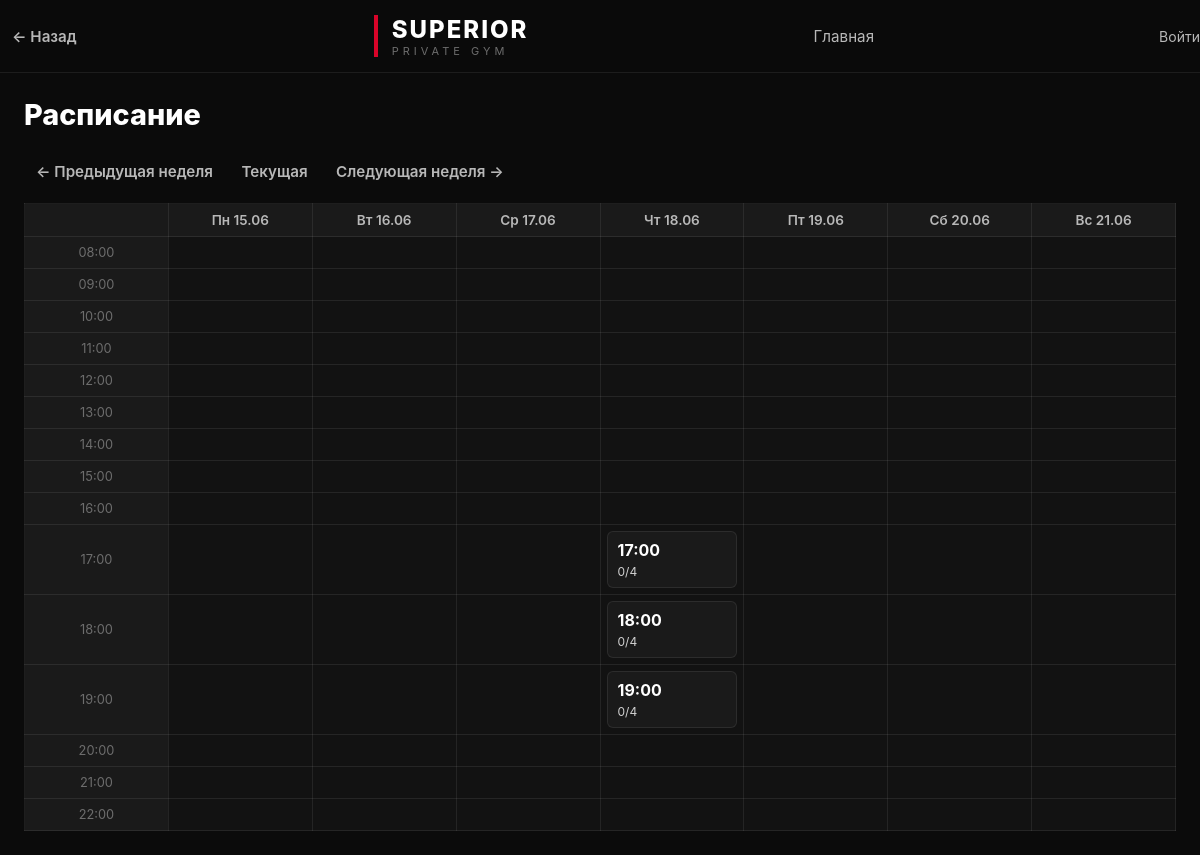
The app's page /schedule with its own data.
### app/models.py (models this page shows)
class Slot(Base):
    __tablename__ = "slots"
    id = Column(Integer, primary_key=True)
    start_time = Column(DateTime)
    capacity = Column(Integer, default=4)

### app/routes/schedule.py (the view)
@router.get("/schedule")
def schedule(
    request: Request, db: Session = Depends(get_db),
    week_offset: int = 0, user: dict = Depends(get_current_user),
):
    slots = db.query(Slot).order_by(Slot.start_time).all()
    now = tz_now()
    base_week_start = (now - timedelta(days=now.weekday())).replace(
        hour=0, minute=0, second=0, microsecond=0
    )
    week_start = base_week_start + timedelta(days=7 * week_offset)
    days = [week_start + timedelta(days=i) for i in range(7)]
    hours = list(range(8, 23))
    default_time = tz_now().strftime("%Y-%m-%dT%H:%M")
    default_end_time = (tz_now() + timedelta(hours=1)).strftime("%Y-%m-%dT%H:%M")
    grid = {(d_idx, h): None for d_idx in range(7) for h in hours}
    for slot in slots:
        if not slot.start_time:
            continue
        slot_dt = slot.start_time
        delta = slot_dt.date() - week_start.date()
        if delta.days < 0 or delta.days >= 7:
            continue
        day_index = delta.days
        hour = slot_dt.hour
        if hour in hours:
            bookings = db.query(Booking).filter(Booking.slot_id == slot.id).all()
            clients_in_slot = [db.get(Client, b.client_id) for b in bookings]
            grid[(day_index, hour)] = {
                'slot': slot,
                'booked': len(clients_in_slot),
                'clients': clients_in_slot,
            }
    return templates.TemplateResponse(
        request=request, name="schedule.html",
        context={
            "days": days, "hours": hours, "grid": grid,
            "default_time": default_time,
            "default_end_time": default_end_time,
            "week_offset": week_offset, "user": user,
        },
    )

### templates/schedule.html (shortened to what this page needs)
{% extends "base.html" %}
{% block content %}
<div class="page__title">
    <h1>Расписание</h1>
</div>
{% set flash = request.query_params.get('flash') %}
<div class="page__controls">
    <div class="week-nav">
        <a class="btn btn--ghost" href="/schedule?week_offset={{ week_offset - 1 }}">← Предыдущая неделя</a>
        <a class="btn btn--ghost" href="/schedule?week_offset=0">Текущая</a>
        <a class="btn btn--ghost" href="/schedule?week_offset={{ week_offset + 1 }}">Следующая неделя →</a>
    </div>
</div>
<div class="calendar">
    <table class="calendar__table">
        <thead>
            <tr>
                <th class="calendar__header-cell"></th>
                {% set ru_days = ['Пн','Вт','Ср','Чт','Пт','Сб','Вс'] %}
                {% for day in days %}
                <th class="calendar__header-cell">{{ ru_days[loop.index0] }} {{ day.strftime('%d.%m') }}</th>
                {% endfor %}
            </tr>
        </thead>
        <tbody>
            {% for hour in hours %}
            <tr>
                <td class="calendar__time">{{ '%02d:00' % hour }}</td>
                {% for d_idx in range(0,7) %}
                <td class="calendar__cell">
                    {% set cell = grid.get((d_idx, hour)) %}
                    {% if cell %}
                    {%- set color_class = '' -%}
                    {%- if cell.slot.capacity == 1 -%}
                        {%- set color_class = 'calendar__slot--red' -%}
                    {%- elif cell.slot.capacity == 2 -%}
                        {%- set color_class = 'calendar__slot--yellow' -%}
                    {%- else -%}
                        {%- if cell.booked >= cell.slot.capacity -%}
                            {%- set color_class = 'calendar__slot--green' -%}
                        {%- else -%}
                            {%- set color_class = 'calendar__slot--gray' -%}
                        {%- endif -%}
                    {%- endif -%}
                    <a class="calendar__slot {{ color_class }}" href="/slot/{{ cell.slot.id }}?week_offset={{ week_offset }}">
                        <div class="calendar__slot-time">{{ cell.slot.start_time.strftime('%H:%M') }}</div>
                        <div class="calendar__slot-capacity">{{ cell.booked }}/{{ cell.slot.capacity }}</div>
                    </a>
                    {% endif %}
                </td>
                {% endfor %}
            </tr>
            {% endfor %}
        </tbody>
    </table>
</div>
{% endblock %}

### templates/base.html (shortened to what this page needs)
<!DOCTYPE html>
<html lang="ru">
<head>
    <link rel="stylesheet"
          href="/static/style.css">
</head>
<body>
<header class="header">
    <div class="header__inner">
        <div class="header__back">
            <button class="btn btn--ghost" onclick="history.back()">← Назад</button>
        </div>
        <a class="header__logo" href="/">
            <span class="header__accent-line"></span>
            <div>
                <div class="header__brand">SUPERIOR</div>
                <div class="header__subtitle">PRIVATE GYM</div>
            </div>
        </a>
        <nav class="header__nav">
            <a href="/" class="header__nav-link">Главная</a>
            {% set _user = request.session.get('user') %}
        </nav>
        <div class="header__user">
            {% if _user %}
            <a href="/profile" class="header__user-name">{{ _user.name }}</a>
            <form method="post" action="/logout" class="form--inline">
                {{ csrf_input(request) }}
                <button class="btn btn--ghost btn--small" type="submit">Выйти</button>
            </form>
            {% else %}
            <a href="/login" class="header__user-name">Войти</a>
            {% endif %}
        </div>
    </div>
</header>
<main class="container">
    {% block content %}
    {% endblock %}
</main>
</body>
</html>

### static/style.css (style rules this page uses)
*, *::before, *::after { margin:0; padding:0; box-sizing:border-box; }
html { scroll-behavior:smooth; }
body { background:var(--bg-primary); color:var(--text-primary); font-family:Inter,system-ui,sans-serif; min-height:100vh; }
.container { width:min(1400px,calc(100% - 48px)); margin-inline:auto; padding:24px 0; }
.header { position:sticky; top:0; z-index:1000; backdrop-filter:blur(16px); background:rgba(11,11,11,.85); border-bottom:1px solid var(--border); }
.header__inner { display:flex; justify-content:space-between; align-items:center; height:72px; }
.header__logo { display:flex; align-items:center; gap:14px; text-decoration:none; }
.header__accent-line { width:4px; height:42px; background:var(--accent); display:block; }
.header__brand { font-size:24px; font-weight:800; letter-spacing:2px; text-transform:uppercase; color:var(--text-primary); }
.header__subtitle { font-size:11px; letter-spacing:4px; color:var(--text-muted); }
.header__nav { display:flex; gap:24px; }
.header__nav-link { color:var(--text-secondary); text-decoration:none; transition:var(--transition); font-size:0.95rem; }
.header__user { display:flex; align-items:center; gap:12px; font-size:14px; }
.header__user-name { color:var(--text-secondary); text-decoration:none; transition:var(--transition); }
.btn { display:inline-flex; align-items:center; justify-content:center; gap:8px; text-decoration:none; cursor:pointer; transition:var(--transition); font-weight:600; font-size:0.95rem; border:none; border-radius:var(--radius-sm); font-family:inherit; }
.btn--ghost { background:transparent; border:none; color:var(--text-secondary); padding:6px 12px; }
.calendar { overflow-x:auto; }
.calendar__table { width:100%; border-collapse:collapse; table-layout:fixed; }
.calendar__table th, .calendar__table td { border:1px solid var(--border); }
.calendar__header-cell { background:var(--bg-elevated); padding:8px; text-align:center; color:var(--text-secondary); font-size:0.85rem; font-weight:600; }
.calendar__time { width:72px; background:var(--bg-elevated); color:var(--text-muted); text-align:center; padding:8px; font-size:0.8rem; }
.calendar__cell { min-height:90px; padding:6px; vertical-align:top; background:var(--bg-secondary); }
.calendar__slot { display:block; border-radius:var(--radius-sm); padding:8px 10px; text-decoration:none; color:var(--text-primary); transition:var(--transition); }
.calendar__slot--gray { background:var(--bg-elevated); border:1px solid var(--border); }
.calendar__slot-time { font-size:16px; font-weight:700; margin-bottom:4px; }
.calendar__slot-capacity { font-size:12px; opacity:0.8; }
.page__title { display:flex; justify-content:space-between; align-items:center; margin-bottom:24px; }
.page__title h1 { font-size:1.8rem; font-weight:800; }
.page__controls { display:flex; gap:12px; align-items:center; margin-bottom:16px; }

### records on screen
Slot: slot.start_time "17:00", slot.capacity "4"
Slot: slot.start_time "18:00", slot.capacity "4"
Slot: slot.start_time "19:00", slot.capacity "4"

### other values on screen
{{ ru_days[loop.index0] }} "Пн" "Вт" "Ср" "Чт" "Пт" "Сб" "Вс"
{{ day.strftime('%d.%m') }} "15.06" "16.06" "17.06" "18.06" "19.06" "20.06" "21.06"
{{ '%02d:00' % hour }} "08:00" "09:00" "10:00" "11:00" "12:00" "13:00" "14:00" "15:00" "16:00" "17:00" "18:00" "19:00" "20:00" "21:00" "22:00"
{{ cell.booked }} "0" "0" "0"
